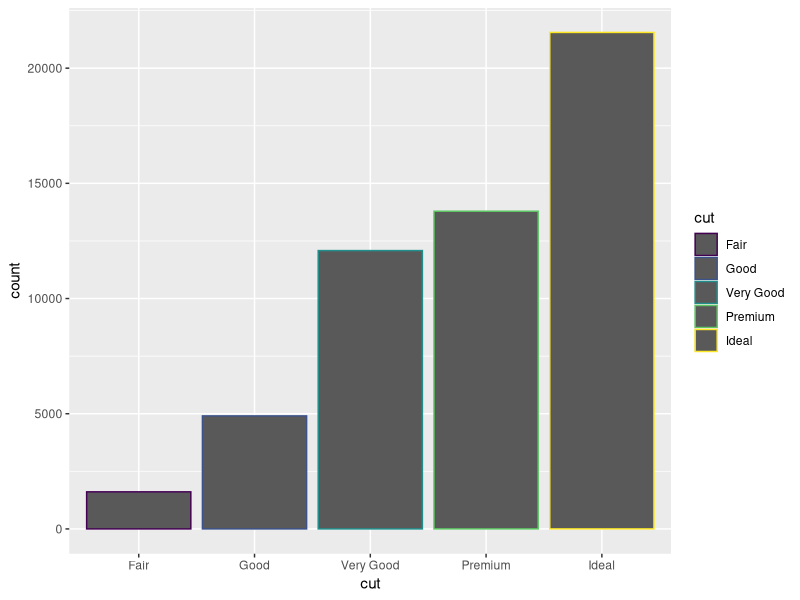
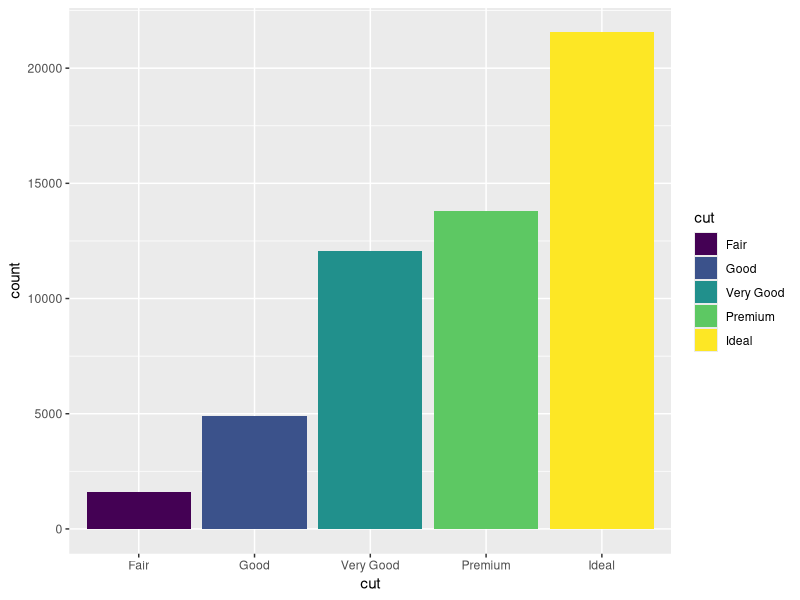
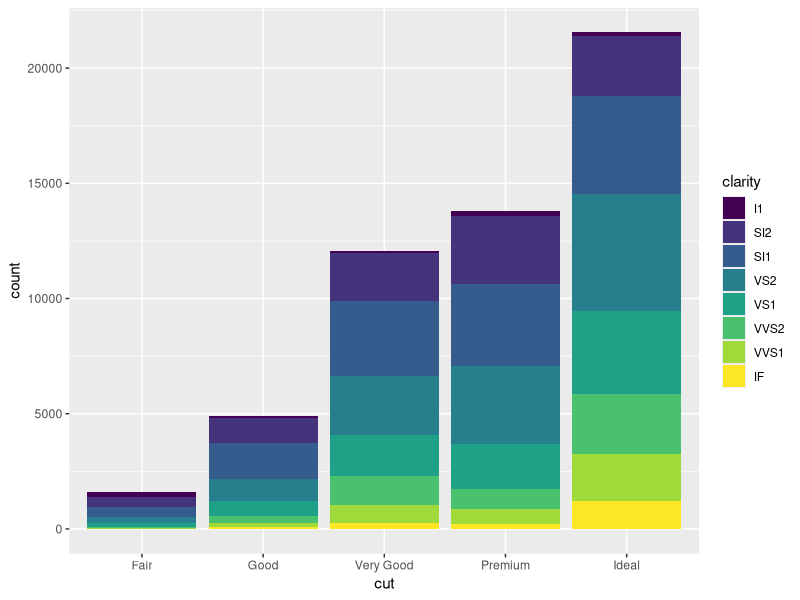
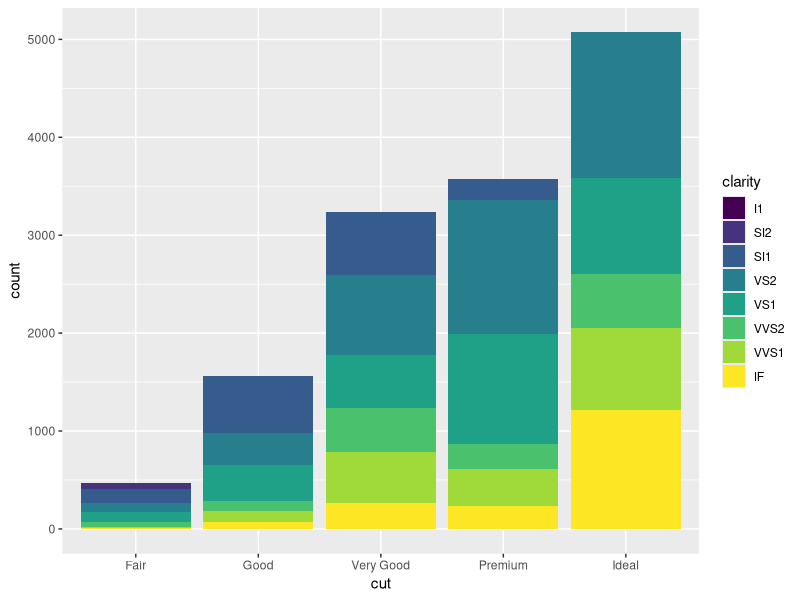
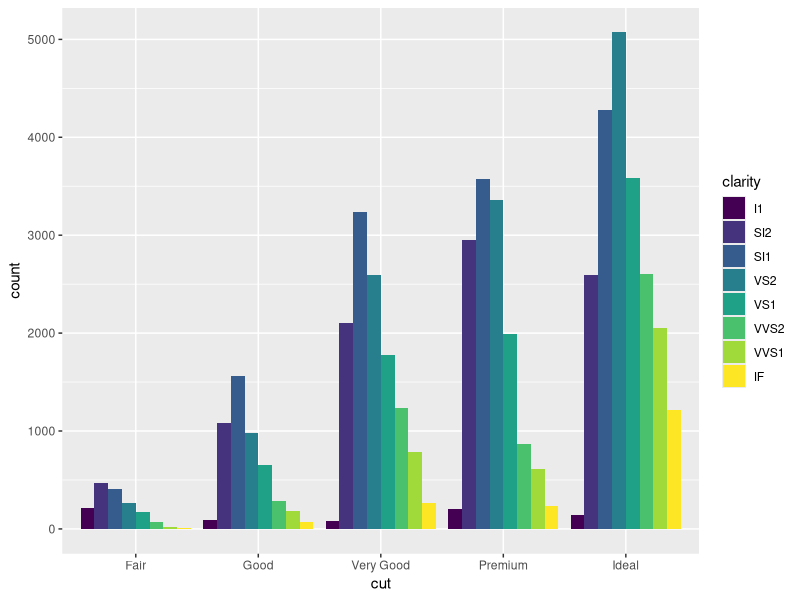
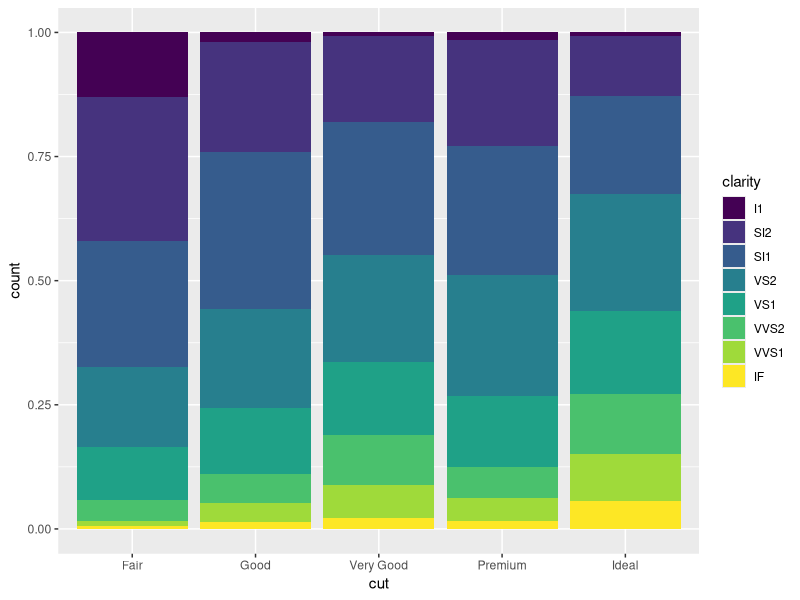
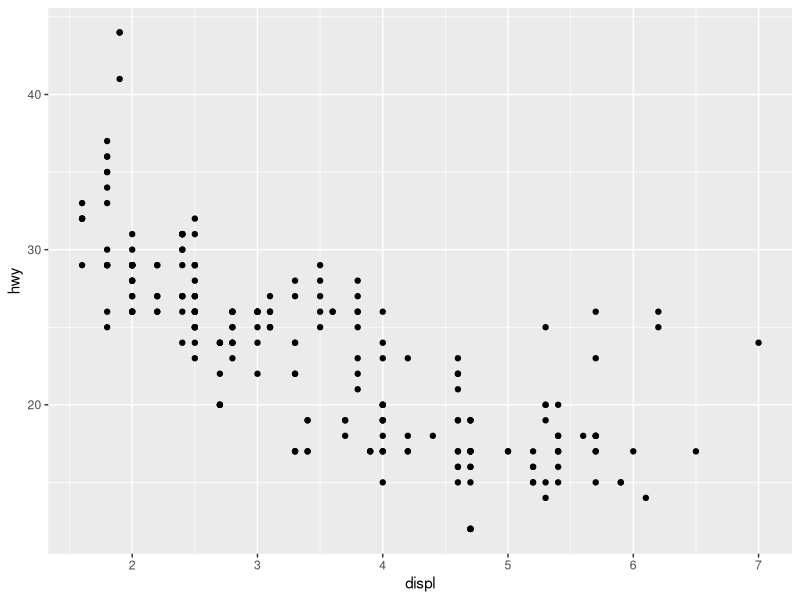
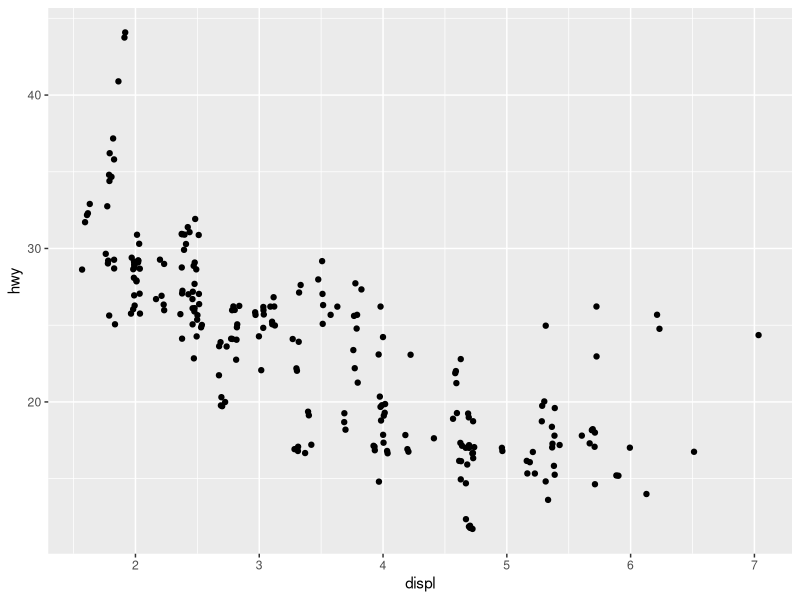

Write R code to recreate these figures, in order. (Note: this script raises an error after producing the figures.)
library(ggplot2)
ggplot(data = diamonds) + 
  geom_bar(mapping = aes(x = cut, color = cut))

ggplot(data = diamonds) + 
  geom_bar(mapping = aes(x = cut, fill = cut))

ggplot(data = diamonds) + 
  geom_bar(mapping = aes(x = cut, fill = clarity))

ggplot(data = diamonds) + 
  geom_bar(mapping = aes(x = cut, fill = clarity), position = "identity")

ggplot(data = diamonds) + 
  geom_bar(mapping = aes(x = cut, fill = clarity), position = "dodge")

ggplot(data = diamonds) + 
  geom_bar(mapping = aes(x = cut, fill = clarity), position = "fill")

ggplot(data = mpg) + 
  geom_point(mapping = aes(x = displ, y = hwy))

ggplot(data = mpg) + 
  geom_point(mapping = aes(x = displ, y = hwy), position = "jitter")

ggplot(data = mpg, mapping = aes(x = class, y = hwy)) + 
  geom_boxplot()

ggplot(data = mpg, mapping = aes(x = class, y = hwy)) + 
  geom_boxplot() +
  coord_flip()

nz <- map_data("nz")
ggplot(nz, aes(long, lat, group = group)) +
  geom_polygon(fill = "white", colour = "black")

###Exercise on Page 21 Slide3.1
library(ggplot2)
ggplot(data = mpg) + 
  geom_bar(mapping = aes(x = drv, fill = class), position = "dodge")+
  coord_flip() +
  xlab("Drive of vehicle")

ggplot(data = diamonds) + 
  geom_bar(mapping = aes(x = cut))

ggplot(data = diamonds) + 
  geom_histogram(mapping = aes(x = carat), binwidth = 0.01)

ggplot(data = diamonds) + 
  geom_density(mapping = aes(x = carat))

ggplot(data = diamonds, mapping = aes(x = carat)) + 
  geom_histogram(fill = "white", color = "green", mapping = aes(y = ..density..)) +
  geom_density()

ggplot(data = diamonds) + 
  geom_density(mapping = aes(x = carat), adjust = 1)

###Exercise 2 on Page 37 Sildes 3.1
ggplot(data = diamonds, mapping = aes(x = carat)) + 
  geom_histogram(fill = "green", color = "red") +
  coord_flip() +
  xlab("Carat of diamond")

sin(pi/2) 

names(diamonds)

filter(flights, month ==1| month ==2| month==4, dep_time <600| dep_time>1800, arr_delay >60)
